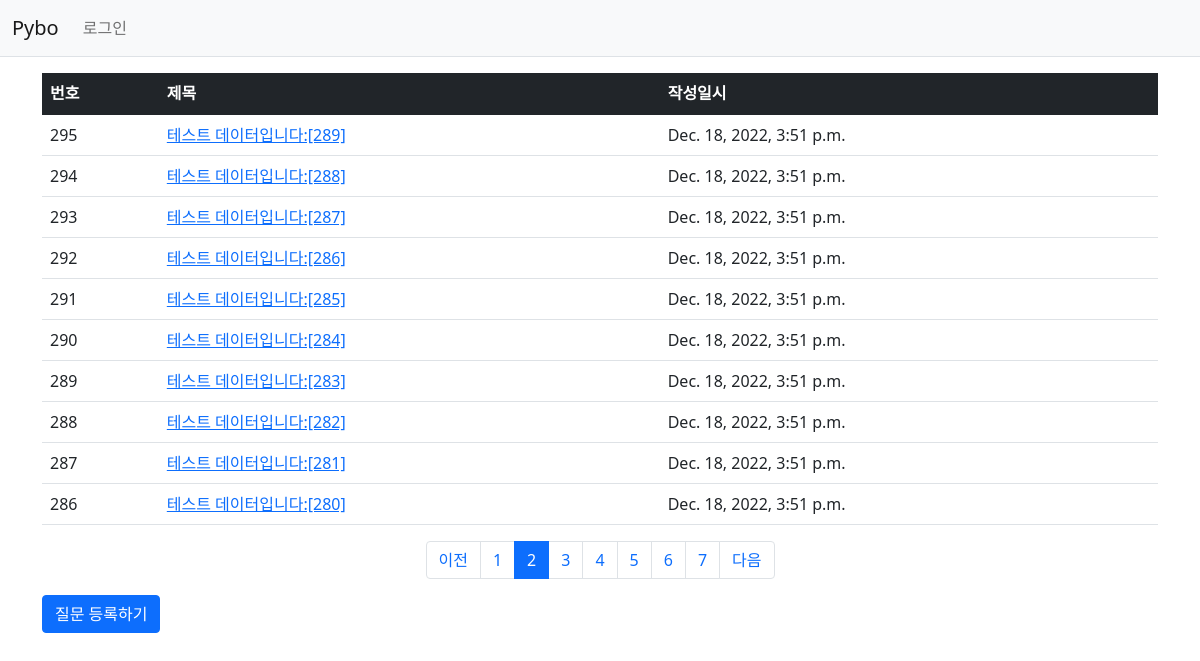
Page /pybo/?page=2 on the committed database.
### pybo/models.py (models this page shows, shortened)
class Question(models.Model):
    subject = models.CharField(max_length=20)
    content = models.TextField()
    create_date = models.DateTimeField()

### pybo/views.py (the view)
# urls.py: path('', views.index, name = "index"),
def index(request):
    page = request.GET.get('page', '1')
    question_list =  Question.objects.order_by('-create_date')
    paginator = Paginator(question_list, 10)    #페이지당 10개 씩 보여주기
    page_obj = paginator.get_page(page)
    print(page_obj)
    context = {'question_list': page_obj}
    return render(request, 'pybo/question_list.html', context)

### pybo/templatetags/pybo_filter.py (called while the page is built)
@register.filter
def sub(value, arg):
    return value - arg

### templates/pybo/question_list.html (shortened to what this page needs)
{% extends 'base.html' %}
{% load pybo_filter %}
{% block content %}
<div class="container my-3">
    <table class="table">
        <thead>
        <tr class="table-dark">
            <th>번호</th>
            <th>제목</th>
            <th>작성일시</th>
        </tr>
        </thead>
        <tbody>
        {% if question_list %}
        {% for question in question_list %}
        <tr>
            <td>
                {{ question_list.paginator.count|sub:question_list.start_index|sub:forloop.counter0|add:1 }}
            </td>
            <td>
                <a href="{% url 'pybo:detail' question.id %}">{{ question.subject }}</a>
            </td>
            <td>{{ question.create_date }}</td>
        </tr>
        {% endfor %}
        {% else %}
        <tr>
            <td colspan="3">질문이 없습니다.</td>
        </tr>
        {% endif %}
        </tbody>
    </table>
    <ul class="pagination justify-content-center">
        {% if question_list.has_previous %}
        <li class="page-item">
            <a class="page-link" href="?page={{ question_list.previous_page_number }}">이전</a>
        </li>
        {% else %}
        <li class="page-item disabled">
            <a class="page-link" tabindex="-1" aria-disabled="true" href="#">이전</a>
        </li>
        {% endif %}
        {% for page_number in question_list.paginator.page_range %}
        {% if page_number >= question_list.number|add:-5 and page_number <= question_list.number|add:5 %}
        {% if page_number == question_list.number %}
        <li class="page-item active" aria-current="page">
            <a class="page-link" href="?page={{ page_number }}">{{ page_number }}</a>
        </li>
        {% else %}
        <li class="page-item">
            <a class="page-link" href="?page={{ page_number }}">{{ page_number }}</a>
        </li>
        {% endif %}
        {% endif %}
        {% endfor %}
        {% if question_list.has_next %}
        <li class="page-item">
            <a class="page-link" href="?page={{ question_list.next_page_number }}">다음</a>
        </li>
        {% else %}
        <li class="page-item disabled">
            <a class="page-link" tabindex="-1" aria-disabled="true" href="#">다음</a>
        </li>
        {% endif %}
    </ul>
    <a href="{% url 'pybo:question_create' %}" class="btn btn-primary">질문 등록하기</a>
</div>
{% endblock %}

### rows in the picture
Question: paginator.count|sub "295", subject "테스트 데이터입니다:[289]", create_date "Dec. 18, 2022, 3:51 p.m."
Question: paginator.count|sub "294", subject "테스트 데이터입니다:[288]", create_date "Dec. 18, 2022, 3:51 p.m."
Question: paginator.count|sub "293", subject "테스트 데이터입니다:[287]", create_date "Dec. 18, 2022, 3:51 p.m."
Question: paginator.count|sub "292", subject "테스트 데이터입니다:[286]", create_date "Dec. 18, 2022, 3:51 p.m."
Question: paginator.count|sub "291", subject "테스트 데이터입니다:[285]", create_date "Dec. 18, 2022, 3:51 p.m."
Question: paginator.count|sub "290", subject "테스트 데이터입니다:[284]", create_date "Dec. 18, 2022, 3:51 p.m."
Question: paginator.count|sub "289", subject "테스트 데이터입니다:[283]", create_date "Dec. 18, 2022, 3:51 p.m."
Question: paginator.count|sub "288", subject "테스트 데이터입니다:[282]", create_date "Dec. 18, 2022, 3:51 p.m."
Question: paginator.count|sub "287", subject "테스트 데이터입니다:[281]", create_date "Dec. 18, 2022, 3:51 p.m."
Question: paginator.count|sub "286", subject "테스트 데이터입니다:[280]", create_date "Dec. 18, 2022, 3:51 p.m."

### other values in the picture
{{ page_number }} "1" "3" "4" "5" "6" "7"
{{ page_number }} "2"
